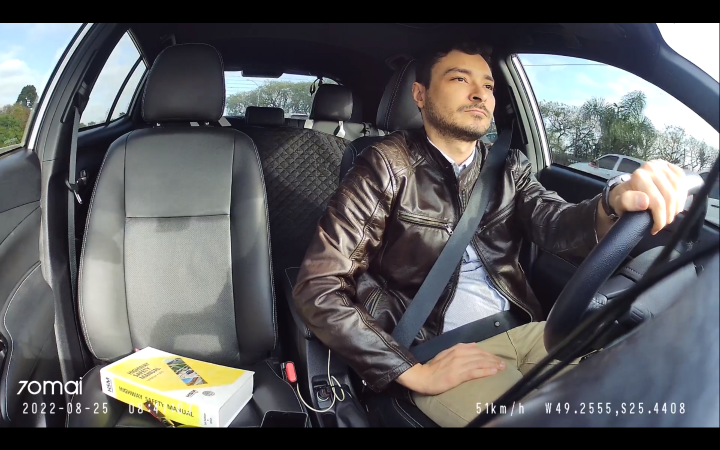
#> input picture imagemIC.png, 1440 x 900 px (shown at 1/2 size); the run also reads 1 picture not shown here
$ jupyter execute main.ipynb   (older library calls are emulated)
#> lines starting #> are read from the running program, lines starting #| are printed output that depends on the picture; after the words box and inside, x2 and y2 are one past the last pixel; in counts of white or black regions, pixels touching at a corner belong together
[cell 1]
import cv2
import numpy as np
from matplotlib import pyplot as plt
img = cv2.imread('imagemIC.png', cv2.IMREAD_GRAYSCALE)
#> img: shape (900, 1440); min 0, max 255, mean 91.2

M = np.array([[1,1,1], [1, 1, 1], [1,1,1]]) *(1/9)
output=cv2.filter2D(img,-1,M)

plt.imshow(cv2.cvtColor(img, cv2.COLOR_GRAY2BGR))
# plt.imshow(cv2.cvtColor(output, cv2.COLOR_BGR2RGB))

[cell 2]
# #Sharpening

M = np.array([[0,0,0], [0,2,0], [0,0,0]]) - 1/9*np.array([[1,1,1], [1,1,1], [1,1,1]])

kernel = np.array([[0, -1, 0], [-1, 5, -1], [0, -1, 0]])

output=cv2.filter2D(img,-1,kernel)

plt.imshow(cv2.cvtColor(output, cv2.COLOR_GRAY2BGR))

[cell 3]
from IPython.display import clear_output
import ipywidgets as widgets
# código para exibir a imagem

img = cv2.imread('imagemIC.png')
#> img is the input picture: shape (900, 1440, 3); mean B, G, R 93.2, 91.4, 91.4

plt.show(block=False)
clear_output(wait=True)


def display_image(threshold=127):
#> called with threshold = 127
    global img  # make sure to use the global image variable
    plt.clf()
    plt.close('all')
    clear_output(wait=False)
    gray = cv2.cvtColor(img, cv2.COLOR_BGR2GRAY)
    _, binary = cv2.threshold(gray, threshold, 255, cv2.THRESH_BINARY)
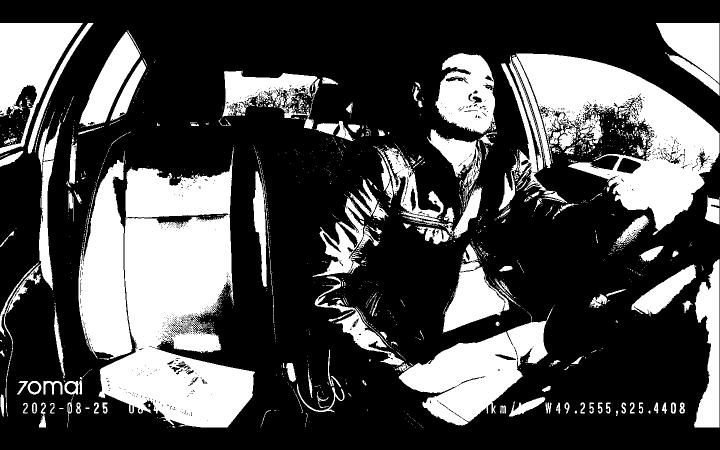
#> binary: shape (900, 1440) (shown at 1/2 size); 29.8% white; 1492 white regions (1272 under 20 px), largest, box (x1, y1, x2, y2) and area: (197, 294, 510, 855) 98178, (1032, 107, 1439, 470) 60868, (797, 615, 1106, 851) 30202
    plt.imshow(binary, cmap="gray")

display_image()

slider = widgets.IntSlider(min=0, max=255, step=1, value=127)

def on_value_change(change):
    display_image(change.new)
    display(slider)

slider.observe(on_value_change, names='value', type='change')

display(slider)

[cell 4]
#Subtract do sharpness
img = cv2.imread('imagemIC.png', cv2.IMREAD_GRAYSCALE)
sub=cv2.subtract(img, output)
plt.imshow(cv2.cvtColor(sub,cv2.COLOR_GRAY2BGR))

[cell 5]
blur = cv2.GaussianBlur(img,(11,11),0)
plt.imshow(cv2.cvtColor(blur, cv2.COLOR_GRAY2BGR))

plt.show(block=False)
clear_output(wait=True)

def display_image(blur=11):
#> called with blur = 11
    global img
    plt.clf()
    plt.close('all')
    clear_output(wait=False)
    blur = cv2.GaussianBlur(img,(blur,blur),0)
    plt.imshow(cv2.cvtColor(blur, cv2.COLOR_GRAY2BGR))

display_image()

slider = widgets.IntSlider(min=1, max=31, step=2, value=11)

def on_value_change(change):
    display_image(change.new)
    display(slider)

slider.observe(on_value_change, names='value', type='change')

display(slider)

[cell 6]
sobelx = cv2.Sobel(img, cv2.CV_64F, 1, 0, ksize=3)
sobely = cv2.Sobel(img, cv2.CV_64F, 0, 1, ksize=3)
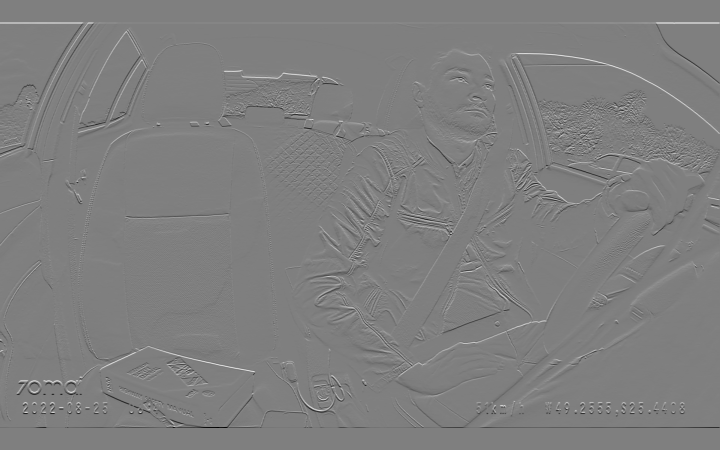
#> sobely: shape (900, 1440) float64 (shown at 1/2 size); min -1018, max 1020, mean 0; drawn with min black and max white
sobel = np.sqrt(np.square(sobelx) + np.square(sobely))
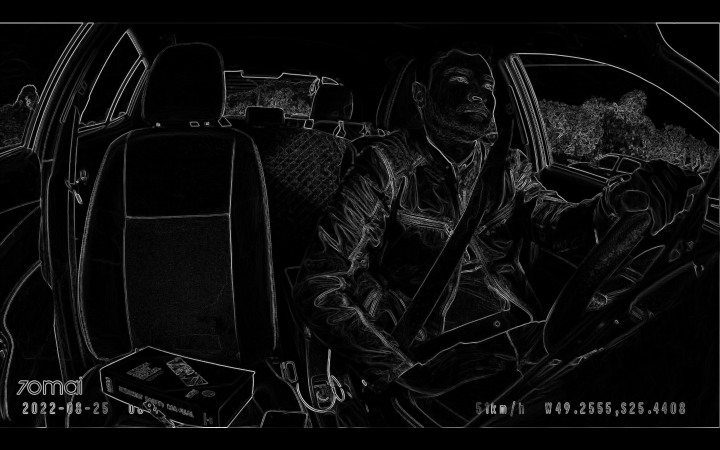
#> sobel: shape (900, 1440) float64 (shown at 1/2 size); min 0, max 1081.9, mean 54; drawn with min black and max white

plt.show(block=False)
clear_output(wait=True)

def display_image(mask_number=0):
#> called with mask_number = 0
    global img
    plt.clf()
    plt.close('all')
    clear_output(wait=False)
    mask = np.uint8(sobel > np.mean(sobel) * mask_number)
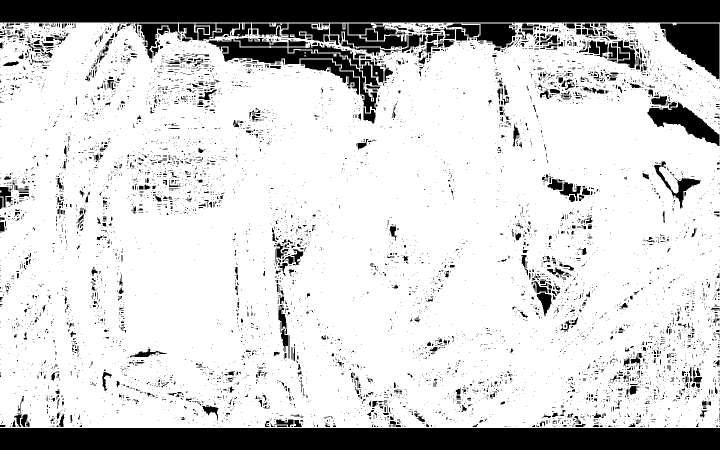
#> mask: shape (900, 1440) (shown at 1/2 size); values 0 (black) and 1 (white), 81.4% white; 7585 black regions (6860 under 20 px), largest, box (x1, y1, x2, y2) and area: (0, 0, 1440, 45) 64800, (0, 856, 1440, 900) 63360, (1320, 47, 1438, 158) 7907
    masked_img = cv2.bitwise_and(img, img, mask=mask)
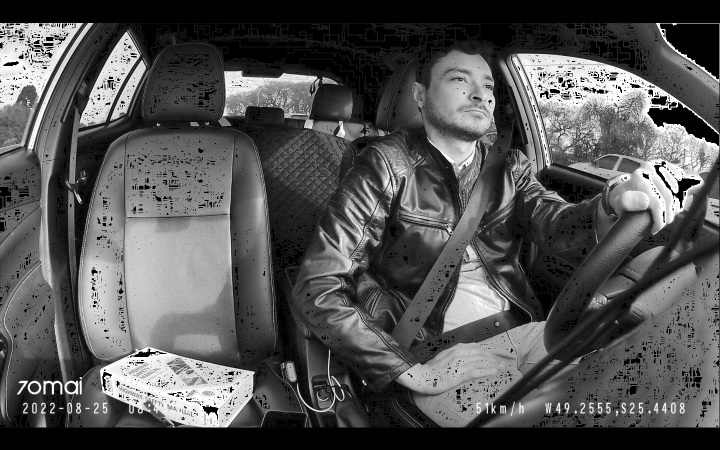
#> masked_img: shape (900, 1440) (shown at 1/2 size); min 0, max 255, mean 83.6
    plt.imshow(masked_img, cmap='gray')

display_image()

slider = widgets.IntSlider(min=0, max=18, step=1, value=0)

def on_value_change(change):
    display_image(change.new)
    display(slider)

slider.observe(on_value_change, names='value', type='change')

# Cria uma máscara para manter apenas os pixels que representam as bordas

# Aplica a máscara na imagem

display(slider)

[cell 7]
# Canny para detecção de bordas

plt.show(block=False)
clear_output(wait=True)

def display_image(canny_threshold=127):
#> called with canny_threshold = 127
    global img
    plt.clf()
    plt.close('all')
    clear_output(wait=False)
    edges = cv2.Canny(img, canny_threshold, canny_threshold * 3)
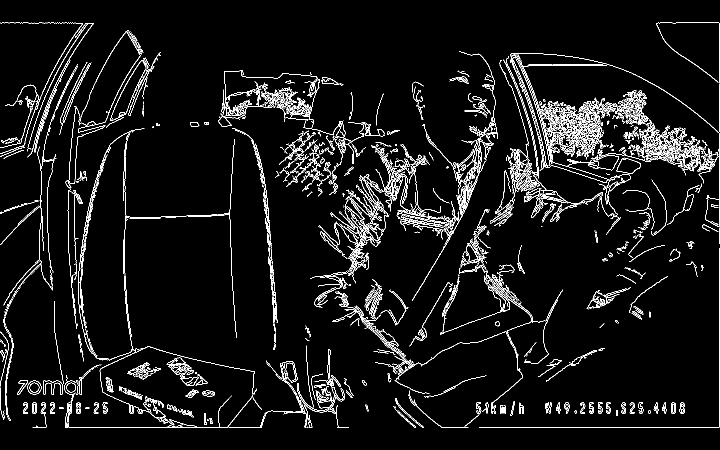
#> edges: shape (900, 1440) (shown at 1/2 size); 5.4% white in thin lines or dots
    plt.imshow(edges, cmap='gray')

display_image()

slider = widgets.IntSlider(min=0, max=255, step=1, value=127)

def on_value_change(change):
    display_image(change.new)
    display(slider)

slider.observe(on_value_change, names='value', type='change')

display(slider)

[cell 8]
#Filtro laplaciano
laplacian = cv2.Laplacian(img, cv2.CV_8U)
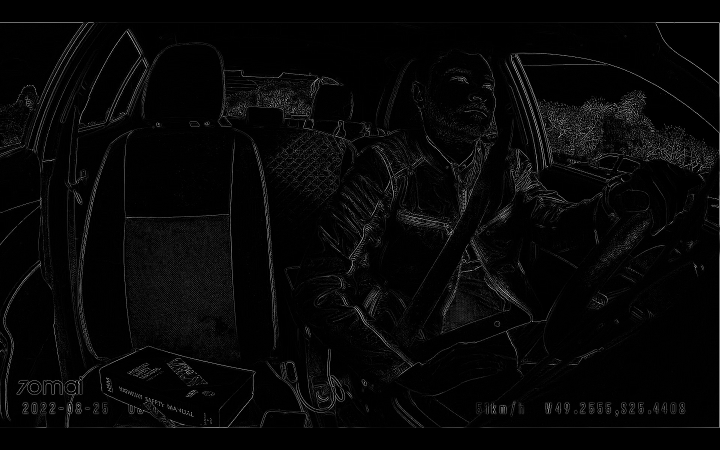
#> laplacian: shape (900, 1440) (shown at 1/2 size); min 0, max 255, mean 6.8

plt.imshow(laplacian,cmap="gray")

[cell 9]
x = 760
y = 20
w = 300
h = 300
roi = img[y:y+h, x:x+w]
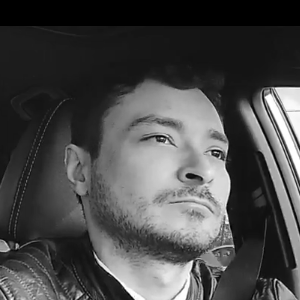
#> roi: shape (300, 300); min 0, max 255, mean 74
blurred_img=img[:]
ksize = (77, 77)
sigma = 0
blurred_roi = cv2.GaussianBlur(roi, ksize, sigma)
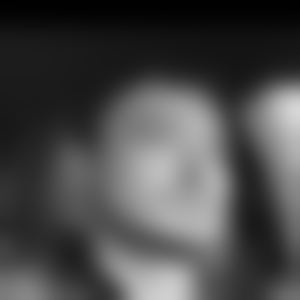
#> blurred_roi: shape (300, 300); min 1, max 214, mean 73.9

blurred_img[y:y+h, x:x+w] = blurred_roi
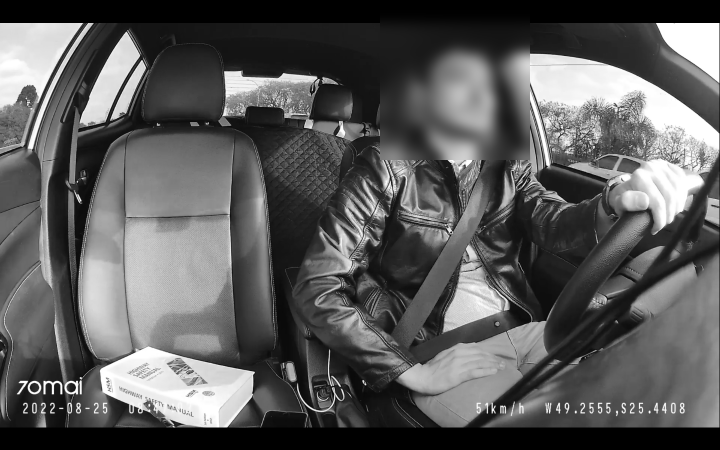
#> blurred_img: shape (900, 1440) (shown at 1/2 size); min 0, max 255, mean 91.2

plt.imshow(blurred_img, cmap="gray")

[cell 10]
plt.show(block=False)
clear_output(wait=True)

alpha_slider_max = 100
title_window = 'Linear Blend'

src1 = cv2.imread("imagemIC.png")
src2 = cv2.imread("grayscale.png")

def display_image(linear_blend=0):
    global img
    plt.clf()
    plt.close('all')
    clear_output(wait=False)
    alpha = linear_blend / alpha_slider_max
    beta = ( 1.0 - alpha )
    dst = cv2.addWeighted(src1, alpha, src2, beta, 0.0)
    plt.imshow(dst, cmap='gray')

display_image()

slider = widgets.IntSlider(min=0, max=100, step=1, value=0)

def on_value_change(change):
    display_image(change.new)
    display(slider)

slider.observe(on_value_change, names='value', type='change')

display(slider)
